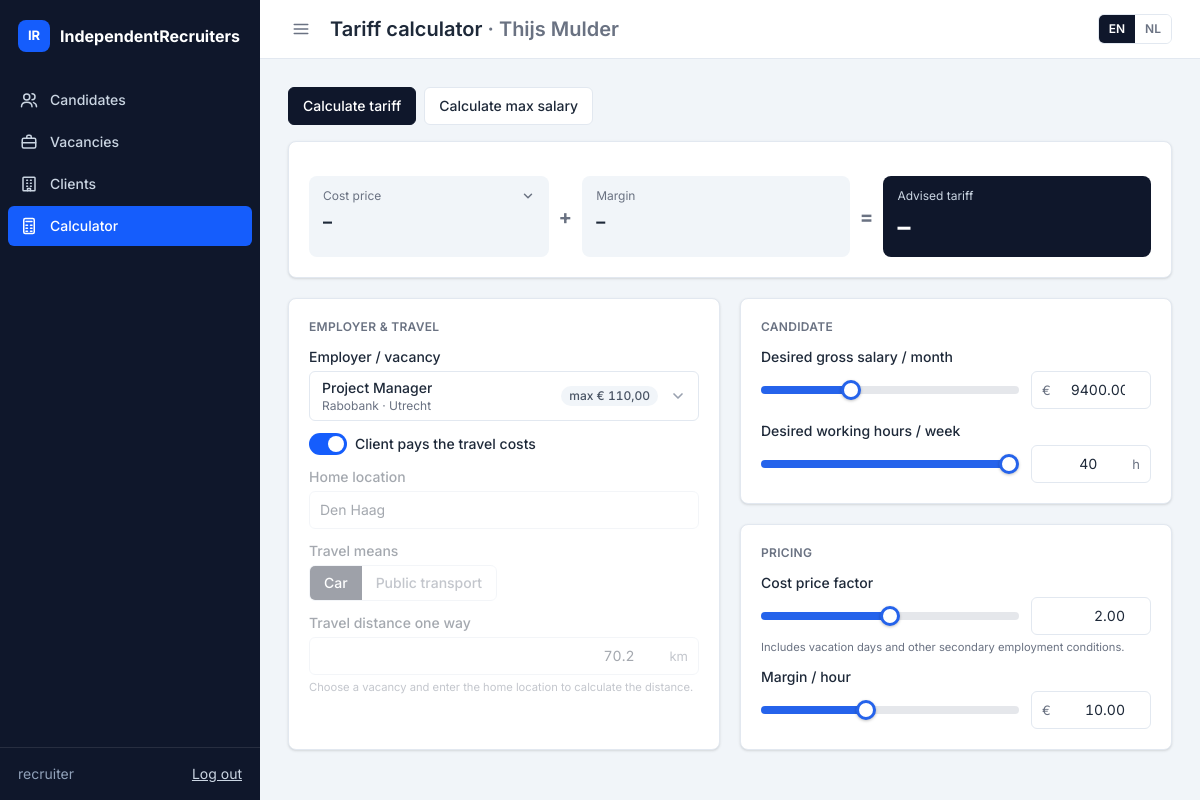
The page /calculator/?candidate=56 (signed in) on the database as committed earlier.
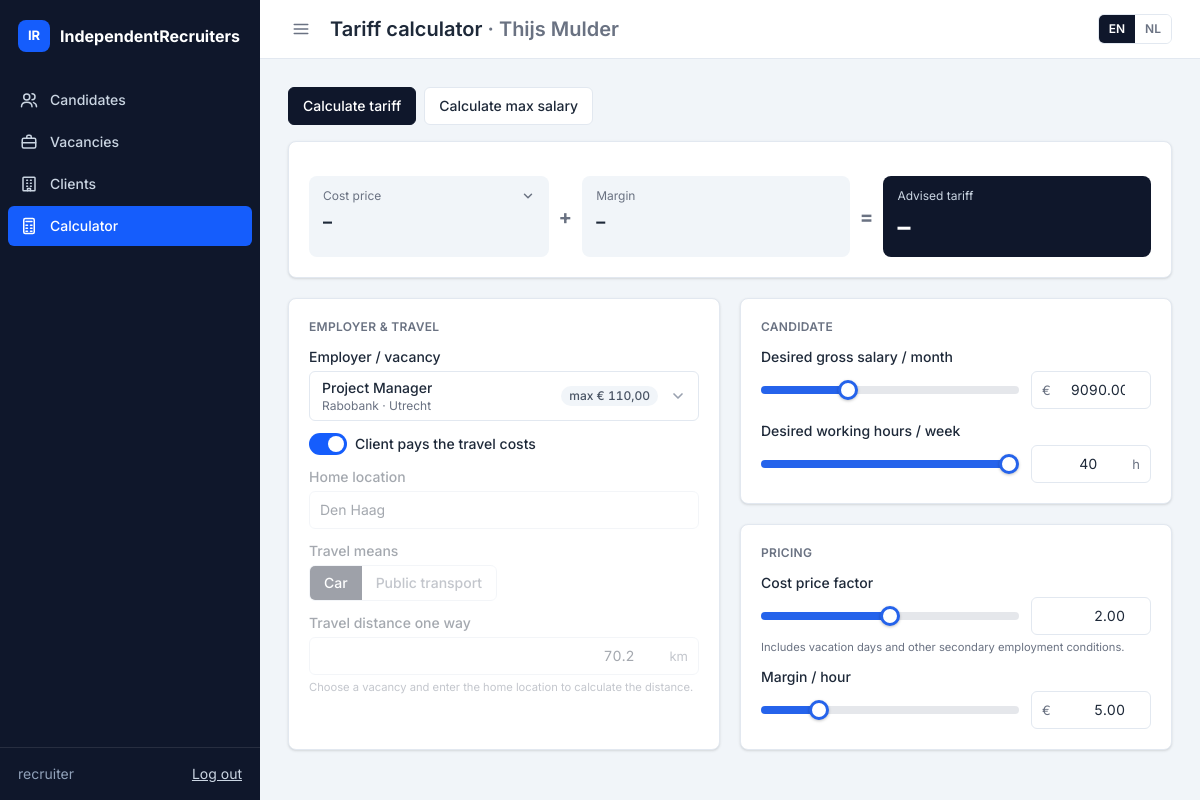
The same page on the database as committed later.
### candidates/models.py (models this page shows, shortened)
class Candidate(models.Model):
    class Status(models.TextChoices):
        INTAKE = "intake", _("Intake")
        AVAILABLE = "available", _("Available")
        PROPOSED = "proposed", _("Proposed")
        PLACED = "placed", _("Placed")
        INACTIVE = "inactive", _("Inactive")
    class Transport(models.TextChoices):
        CAR = "car", _("Car")
        OV = "ov", _("Public transport")
    first_name = models.CharField(_("first name"), max_length=100)
    last_name = models.CharField(_("last name"), max_length=100)
    email = models.EmailField(_("email"), blank=True)
    phone = models.CharField(_("phone"), max_length=30, blank=True)
    city = models.CharField(_("home location"), max_length=150, blank=True,
                            help_text=_("City, postcode or address, used to calculate travel distance"))
    desired_role = models.CharField(_("desired role"), max_length=150, blank=True)
    status = models.CharField(_("status"), max_length=20, choices=Status.choices, default=Status.INTAKE)
    expected_salary_month = models.DecimalField(_("desired gross salary / month (€)"), max_digits=8, decimal_places=2)
    hours_per_week = models.PositiveSmallIntegerField(
        _("desired hours per week"), default=40, validators=[MinValueValidator(1), MaxValueValidator(60)]
    )
    travel_distance_km = models.DecimalField(
        _("travel distance one way (km)"), max_digits=6, decimal_places=1, null=True, blank=True,
        help_text=_("Calculated automatically from the home location and the vacancy location"),
    )
    transport_type = models.CharField(_("travel means"), max_length=10, choices=Transport.choices, default=Transport.CAR)
    client_pays_travel = models.BooleanField(
        _("client pays travel costs"), default=False,
        help_text=_("Travel costs are then left out of the tariff (defaults to the vacancy's setting)"),
    )
    remote_days_per_week = models.PositiveSmallIntegerField(
        _("remote days / week"), default=0, validators=[MaxValueValidator(5)],
        help_text=_("Used for matching only"),
    )
    cost_factor = models.DecimalField(_("cost price factor"), max_digits=4, decimal_places=2, default=Decimal("2.00"))
    margin_per_hour = models.DecimalField(
        _("margin / hour (€)"), max_digits=6, decimal_places=2, default=Decimal("10.00"),
        validators=[MinValueValidator(C.MIN_MARGIN), MaxValueValidator(C.MAX_MARGIN)],
    )
    proposed_rate = models.DecimalField(
        _("proposed tariff / hour (€)"), max_digits=7, decimal_places=2, null=True, blank=True,
        help_text=_("Leave empty to use the advised tariff."),
    )
    vacancy = models.ForeignKey(
        "clients.Vacancy", on_delete=models.SET_NULL, null=True, blank=True,
        related_name="candidates", verbose_name=_("vacancy"),
    )
    notes = models.TextField(_("notes"), blank=True)
    created_at = models.DateTimeField(auto_now_add=True)
    updated_at = models.DateTimeField(auto_now=True)
    PRICING_FIELD_MAP = {
        "salary_month": "expected_salary_month",
        "hours_per_week": "hours_per_week",
        "cost_factor": "cost_factor",
        "margin": "margin_per_hour",
        "travel_distance_km": "travel_distance_km",
        "transport_type": "transport_type",
        "client_pays_travel": "client_pays_travel",
    }
    class Meta:
        ordering = ["-created_at"]
        verbose_name = _("candidate")
        verbose_name_plural = _("candidates")
    @property
    def full_name(self):
        return f"{self.first_name} {self.last_name}".strip()

### pricing/views.py (the view)
# urls.py: path("calculator/", views.calculator, name="calculator"),
def calculator(request):
    vacancies = Vacancy.objects.filter(is_open=True).select_related("client")
    initial = _initial_from_candidate(request.GET.get("candidate")) if request.GET.get("candidate") else {}
    return render(request, "pricing/calculator.html", {
        "vacancies": vacancies, "C": C, "i18n": calculator_i18n(), "initial": initial,
    })

### clients/models.py (called while the page is built)
    @property
    def location(self):
        return ", ".join(part for part in (self.address, self.city or self.client.city) if part)

### core/context_processors.py (called while the page is built)
def navigation(request):
    match = getattr(request, "resolver_match", None)
    current = match.view_name if match else ""
    return {
        "nav_items": [
            {
                "url_name": url_name,
                "label": label,
                "icon": icon,
                "active": current.startswith(prefix),
            }
            for url_name, label, icon, prefix in NAV_ITEMS
        ]
    }

def ui(request):
    return {"ui": UI}

### pricing/templates/pricing/calculator.html (shortened to what the changed rows need)
{% extends "core/base.html" %}
{% load i18n static l10n %}
{% block heading %}{% trans "Tariff calculator" %}{% if initial.candidate %} <span class="text-gray-500">· {{ initial.candidate.full_name }}</span>{% endif %}{% endblock %}
{% block content %}
<section class="mt-4 flex flex-col gap-5" data-panel="forward">
    <form class="grid gap-5 lg:grid-cols-2" id="forward-form" data-endpoint="{% url 'pricing:calculate' %}" data-distance-endpoint="{% url 'pricing:distance' %}" autocomplete="off">
        <div class="flex flex-col gap-3 {{ ui.card }}">
            <h2 class="{{ ui.section_label }}">{% trans "Employer & travel" %}</h2>
                    {% regroup vacancies by client as by_client %}
            <fieldset class="flex min-w-0 flex-col gap-3 transition-opacity disabled:cursor-not-allowed disabled:opacity-40 disabled:[&_*]:pointer-events-none" id="travel-fields"{% if initial.client_pays_travel %} disabled{% endif %}>
                <div class="flex flex-col gap-1">
                    <label for="id_home" class="font-medium">{% trans "Home location" %}</label>
                    <input type="text" id="id_home" name="home_location" data-role="home" class="{{ ui.input }}" value="{{ initial.home_location|default:'' }}" placeholder="{% trans 'e.g. Utrecht or 3511 AB' %}">
                </div>
                <div class="flex flex-col gap-1">
                    <div class="{{ ui.number_box }}">
                        <input type="number" class="{{ ui.number_box_input }}" id="id_travel_distance_km" name="travel_distance_km" data-role="distance" value="{{ initial.travel_distance_km|default_if_none:''|unlocalize }}" min="0" step="0.1" placeholder="{% trans 'calculated automatically' %} ">
                        <span class="{{ ui.number_box_unit }}">km</span>
                    </div>
                </div>
            </fieldset>
        </div>
        <div class="flex flex-col gap-5">
            <div class="flex flex-col gap-3 {{ ui.card }}">
                <h2 class="{{ ui.section_label }}">{% trans "Candidate" %}</h2>
                {% include "pricing/_slider.html" with name="salary_month" label=_("Desired gross salary / month") min=1500 max=25000 hard_max=25000 step=50 value=initial.salary_month|default:4500 unit_before="€" %}
            </div>
            <div class="flex flex-1 flex-col gap-3 {{ ui.card }}">
                <h2 class="{{ ui.section_label }}">{% trans "Pricing" %}</h2>
                {% include "pricing/_slider.html" with name="cost_factor" label=_("Cost price factor") min=1.5 max=2.5 hard_max=2.5 step=0.05 value=initial.cost_factor|default:"2.0" %}
                {% include "pricing/_slider.html" with name="margin" label=_("Margin / hour") min=C.MIN_MARGIN max=C.MAX_MARGIN hard_max=C.MAX_MARGIN step=0.5 value=initial.margin|default:C.DEFAULT_MARGIN unit_before="€" %}
            </div>
        </div>
    </form>
</section>
            {% trans "Max gross salary / month" as label %}{% trans "How is the salary calculated?" as hint %}
{% endblock %}

### pricing/templates/pricing/_slider.html
{% load l10n %}
{% localize off %}
<div class="flex flex-col gap-1">
    <label for="id_{{ prefix }}{{ name }}" class="font-medium">{{ label }}</label>
    <div class="flex items-center gap-3">
<input type="range" class="slider slider-1 min-w-0 flex-1"
       min="{{ min }}" max="{{ max }}" step="{{ step }}" value="{{ value }}"
       data-sync="id_{{ prefix }}{{ name }}" aria-hidden="true" tabindex="-1">
        <div class="w-30 shrink-0 {{ ui.number_box }}">
            {% if unit_before %}<span class="{{ ui.number_box_unit }}">{{ unit_before }}</span>{% endif %}
            <input type="number" class="{{ ui.number_box_input }}" id="id_{{ prefix }}{{ name }}" name="{{ name }}" min="{{ min }}" max="{{ hard_max|default:'' }}" step="{{ step }}" value="{{ value }}" inputmode="decimal">
            {% if unit_after %}<span class="{{ ui.number_box_unit }}">{{ unit_after }}</span>{% endif %}
        </div>
    </div>
</div>
{% endlocalize %}

Rows that differ between the two databases and show on the page:
changed Candidate "Thijs Mulder": expected_salary_month "9400 2 10" → "9100 2 5"; salary_month "9400.00" → "9090.00"; margin "10.00" → "5.00"
